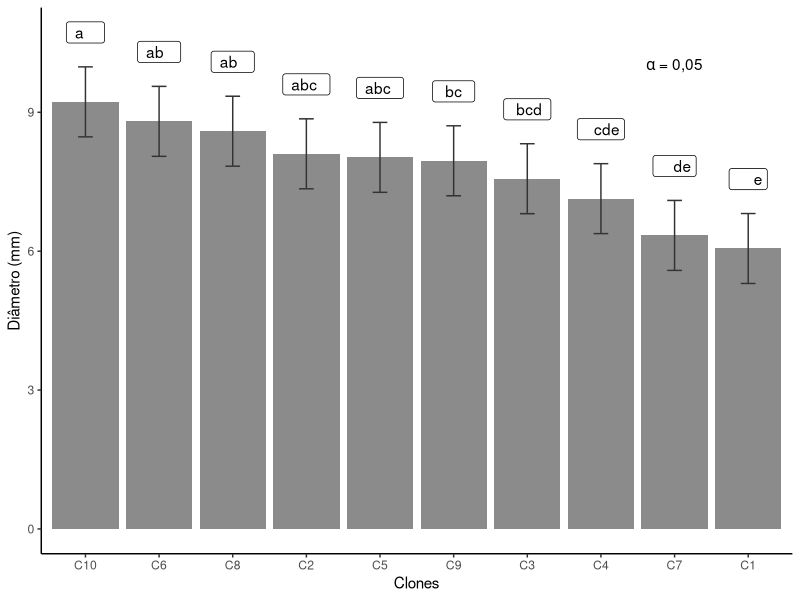
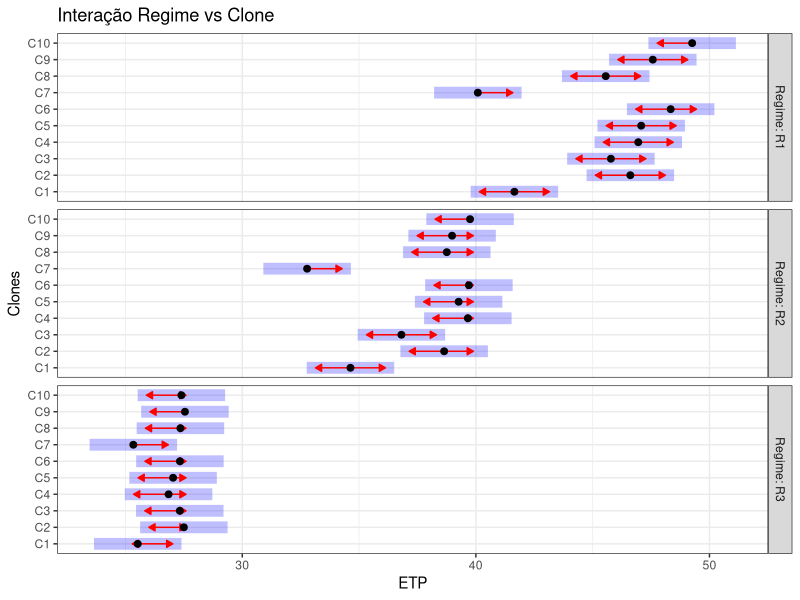
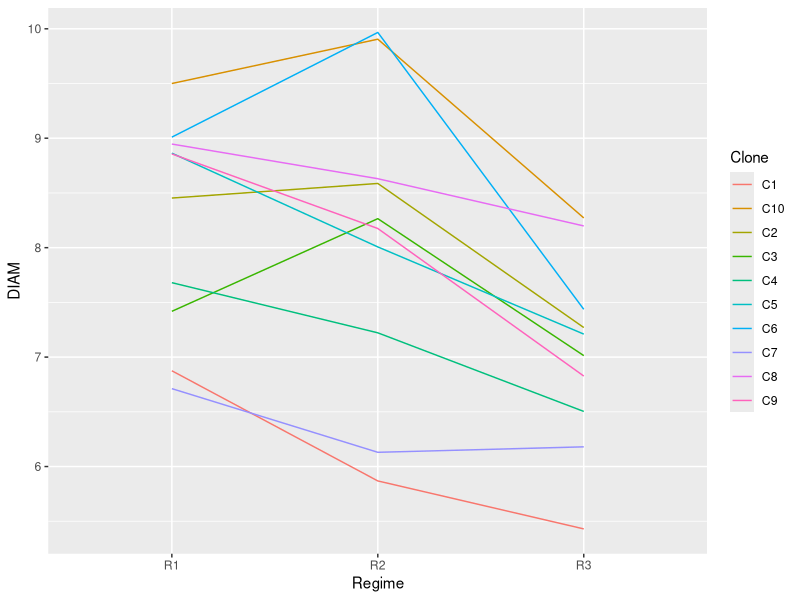
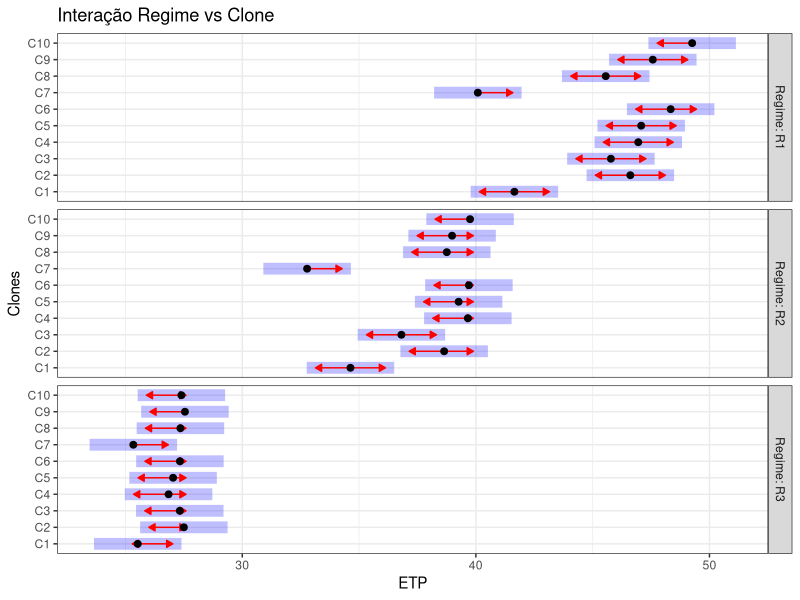

Write R code to recreate these figures, in order.
## ---- chunk 1
library(tidyverse) # Manipulação de dados
library(lmerTest) # Realizar a análise de variância
library(car)     # Obter a tabela da Anova corretamente
library(emmeans) # Obter as estimativas do modelo (Médias ajustadas)
library(multcomp) # Realizar as comparações múltiplas
## ---- chunk 2
Dados <- openxlsx::read.xlsx("DataSet2_v2.xlsx")
head(Dados, 10)
## ---- chunk 3
# Ajustando o modelo
lm1 <-
  lm(
    DIAM ~ Bloco + Regime + Clone + Regime:Clone,
    data = Dados %>%
      mutate(Regime = as.factor(Regime), Clone = factor(Clone, levels = paste0("C",1:10)))
  )

# Obtendo a tabela da ANOVA

  ## Usando `anova` do R base
anova(lm1)

  ## Usando `Anova` do pacote car
Anova(lm1)
## ---- chunk 4
# Ajustando o modelo
lm1.1 <-
  lm(
    DIAM ~ Bloco + Clone + Regime + Regime:Clone,
    data = Dados %>%
      mutate(Regime = as.factor(Regime), Clone = factor(Clone, levels = paste0("C",1:10)))
  )

# Obtendo a tabela da ANOVA
  ## Usando `anova` do R base
anova(lm1.1)
  ## Usando `Anova` do pacote car
Anova(lm1.1)
## ---- chunk 5
# Ajustando o modelo
lm1.2 <-
  lm(
    DIAM ~ Bloco + Regime + Clone + Regime:Clone,
    data = Dados[-1,] %>%
      mutate(Regime = as.factor(Regime), Clone = factor(Clone, levels = paste0("C",1:10)))
  )

# Obtendo a tabela da ANOVA

  ## Usando `anova` do R base
anova(lm1.2)

  ## Usando `Anova` do pacote car
Anova(lm1.2)
## ---- chunk 6
# Ajustando o modelo
lm1.3 <-
  lm(
    DIAM ~ Bloco + Clone + Regime + Regime:Clone,
    data = Dados[-1,] %>%
      mutate(Regime = as.factor(Regime), Clone = factor(Clone, levels = paste0("C",1:10)))
  )

# Obtendo a tabela da ANOVA

  ## Usando `anova` do R base
anova(lm1.3)

  ## Usando `Anova` do pacote car
Anova(lm1.3)
## ---- chunk 7
# Ajustando o modelo
lm2 <-
  lm(
    ETP ~ Bloco + Regime + Clone + Regime:Clone,
    data = Dados %>%
      mutate(Regime = as.factor(Regime), Clone = factor(Clone, levels = paste0("C",1:10)))
  )

# Obtendo a tabela da ANOVA

  ## Usando `Anova` do pacote car
Anova(lm2)
## ---- chunk 8
# Especificando o efeito

  ## Regime
emm_lm1.Reg <-
  emmeans::emmeans(lm1, specs = ~ Regime)
emm_lm1.Reg

  ## Clone
emm_lm1.Clone <-
  emmeans::emmeans(lm1, specs = ~ Clone)
emm_lm1.Clone
## ---- chunk 9
# Comparações múltiplas para Regime: Inserindo letras
comp_lm1.Reg <- cld(emm_lm1.Reg, Letters = letters, reversed = T, adjust = "tukey")
comp_lm1.Reg

# Comparações múltiplas para Clones: Inserindo letras
comp_lm1.Clone <- cld(emm_lm1.Clone, Letters = letters, reversed = T, adjust = "sidak")
comp_lm1.Clone
## ---- chunk 10
# Obtendo o data frame
Clone <- as.data.frame(comp_lm1.Clone) %>%
  
  # Ordenando os levels por médias
  mutate(Clone = factor(Clone, levels = Clone)) %>%
  
  # Renomeando variável: função `rename` do tidyverse
  rename(DIAM = emmean)

# Criando o gráfico
# Camada 1: Configurando as coordenadas
ggplot(Clone, aes(x = Clone, y = DIAM)) +
  
  # Camada 2: Inserindo e configurando as barras
  geom_bar(stat = "identity", alpha = 0.7) +
  
  # Camada 3: Inserindo as letras
  geom_label(aes(label = .group), nudge_y = 1.5) +
  
  # Camada 4: Inserindo barra de intervalo de confiança
  geom_errorbar(aes(ymin = lower.CL, ymax = upper.CL),
                width = 0.2,
                color = "grey20") +
  
  # Camada 5: Configurando o tema
  theme_classic() +
  
  # Camada 6: Configurando títulos
  labs(x = "Clones", y = "Diâmetro (mm)") +
  
  # Camada 7: Anotando no gráfico: Função `annotate`
  annotate(
    geom = "text",
    x = 9,
    y = 10,
    label = expression(paste(alpha, " = 0,05"))
  )
## ---- chunk 11
# Configurando o desdobramento
emm_lm2.1 <-
  emmeans(lm2, specs = ~ Clone | Regime , adjust = "sidak")

# Comparações múltiplas: Inserindo letras
comp_lm2.1 <- cld(emm_lm2.1, Letters = letters, reversed = T)
comp_lm2.1
## ---- chunk 12
# Configurando o desdobramento
emm_lm2.2 <-
  emmeans(lm2, specs = ~ Regime | Clone , adjust = "sidak")

# Comparações múltiplas: Inserindo letras
comp_lm2.2 <- cld(emm_lm2.2, Letters = letters, reversed = T)
comp_lm2.2
## ---- chunk 13
# Plotando o desdobramento da interação
plot_lm2 <- plot(emm_lm2.1, comparison = T) +
  
# Configurando os "labels"
  labs(x = "ETP", y = "Clones", title = "Interação Regime vs Clone") +
  
# Configurando o tema
  theme(
    strip.text.y = element_text(size = 12),
    axis.text = element_text(size = 10),
    axis.title = element_text(size = 12)
  ) +
  
# Alterando o tema
theme_bw()
plot_lm2
## ---- chunk 14
ggsave(filename = "plot_lm2.png", plot = plot_lm2)
## ---- chunk 15
lmer1 <-
  lmerTest::lmer(
    DIAM ~ Bloco + Regime + (1|Bloco:Regime) + Clone + Regime:Clone,
    data = Dados[-1,] %>%
      mutate(Bloco = as.factor(Bloco), Regime = as.factor(Regime), Clone = as.factor(Clone))
  )

anova(lmer1, ddf = "Kenward-Roger")
## ---- chunk 16
lmer1 <-
  lmerTest::lmer(
    DIAM ~ Regime + Bloco + (1|Bloco:Regime) + Clone + Regime:Clone,
    data = Dados[-1,] %>%
      mutate(Bloco = as.factor(Bloco), Regime = as.factor(Regime), Clone = as.factor(Clone))
  )

anova(lmer1, ddf = "Kenward-Roger")
## ---- chunk 17
# Especificando o efeito

## Regime
emm_lmer1.Reg <-
  emmeans::emmeans(lmer1, specs = ~ Regime)
emm_lmer1.Reg

## Clone
emm_lmer1.Clone <-
  emmeans::emmeans(lmer1, specs = ~ Clone)
emm_lmer1.Clone
## ---- chunk 18
# Comparações múltiplas para Regime: Inserindo letras
comp_lmer1.Reg <-
  cld(
    emm_lmer1.Reg,
    Letters = letters,
    reversed = T,
    adjust = "tukey"
  )
comp_lmer1.Reg

# Comparações múltiplas para Clones: Inserindo letras
comp_lmer1.Clone <-
  cld(
    emm_lmer1.Clone,
    Letters = letters,
    reversed = T,
    adjust = "sidak"
  )
comp_lmer1.Clone
## ---- chunk 19
# Obtendo médias
Medias <- Dados %>%
  group_by(Regime, Clone) %>%
  summarise(DIAM = mean(DIAM, na.rm = T))

# Camada 1: Configurando as coordenadas e mapeando as variáveis Regime e Clone
ggplot(Medias, aes(x = Regime, y = DIAM)) +
  
# Camada 2: Inserindo linhas e mapeando Clone por cores
  geom_line(aes(group = Clone, colour = Clone))
